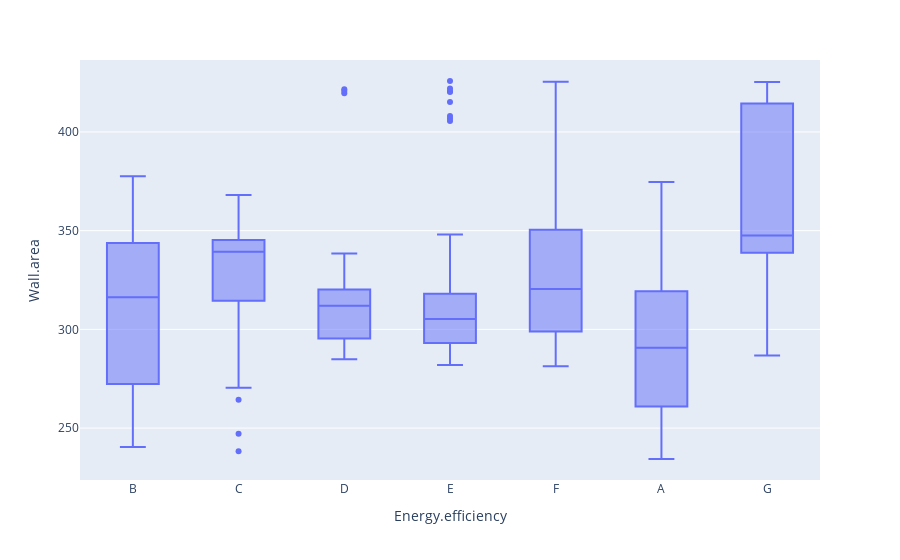

Notebook source saved alongside this figure:
### Markdown cell above
On peut donc déduire que la surface est calculée en sommant la surface des murs et en ajoutant deux fois la surface du toit.

La relation étant vérifiée pour tous les points de notre jeu de données, nous allons pouvoir supprimer une ou plusieurs variables étant donné que les informations sont redondantes.

Pour continuer l'analyse, on va donc supprimer la surface totale qui regroupe deux informations importantes. On voit en effet sur les plots suivants que ce sont la surface de mur et la surface de toit qui contiennent des informations.

### Code cell
fig = px.box(x, x="Energy.efficiency", y="Wall.area")
fig.show()

### Figure 1 — Plotly figure (JSON) as saved in the notebook; plotly's stock layout.template omitted (floating-point values rounded to 4 significant figures; data arrays with more than 128 entries replaced by an {"elided": "..."} marker saying what was removed)
{"data": [{"alignmentgroup": "True", "hovertemplate": "Energy.efficiency=%{x}<br>Wall.area=%{y}<extra></extra>", "legendgroup": "", "marker": {"color": "#636efa"}, "name": "", "notched": false, "offsetgroup": "", "orientation": "v", "showlegend": false, "type": "box", "x": {"elided": "768 str values"}, "x0": " ", "xaxis": "x", "y": {"elided": "768 float values"}, "y0": " ", "yaxis": "y"}], "layout": {"boxmode": "group", "legend": {"tracegroupgap": 0}, "margin": {"t": 60}, "xaxis": {"anchor": "y", "domain": [0, 1], "title": {"text": "Energy.efficiency"}}, "yaxis": {"anchor": "x", "domain": [0, 1], "title": {"text": "Wall.area"}}}}
